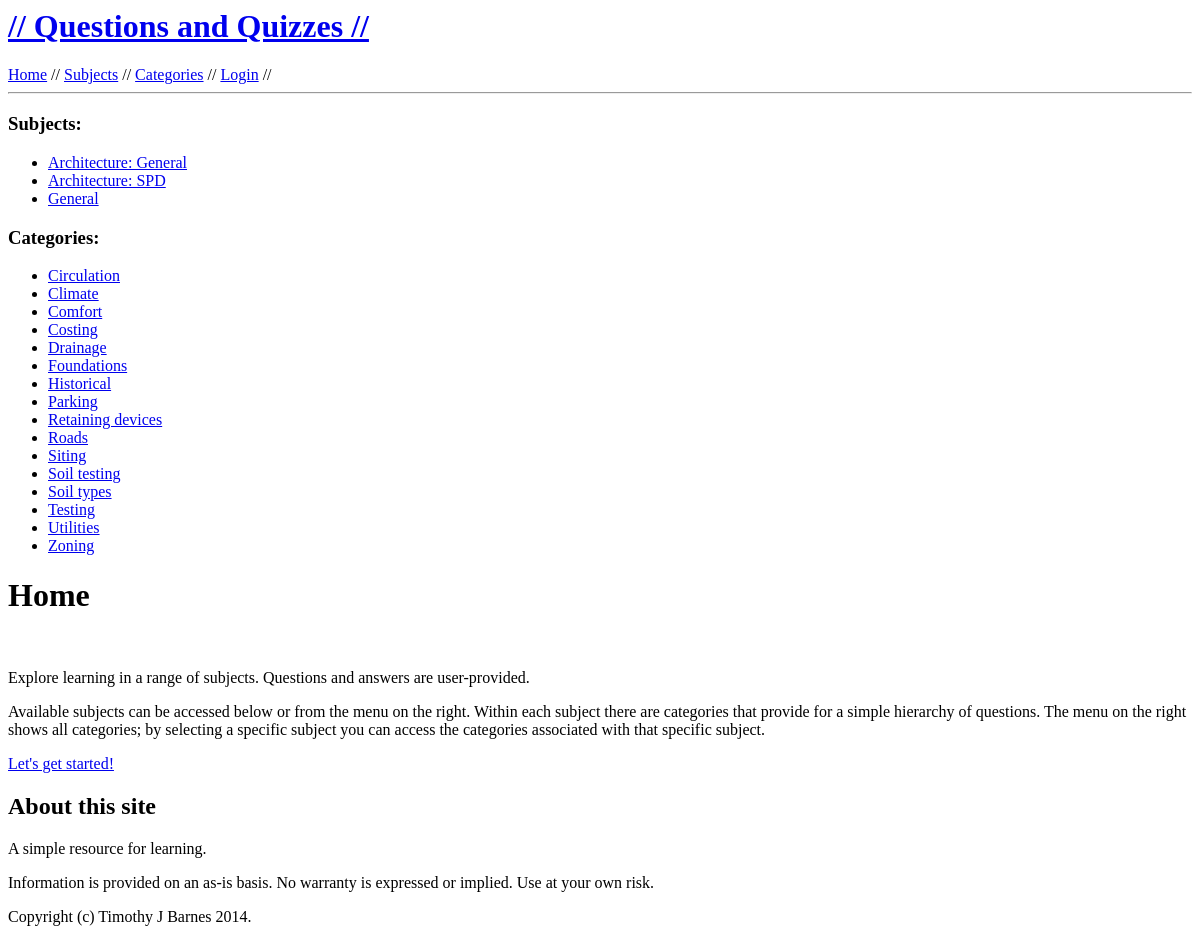
The app's page /educate/, older data.
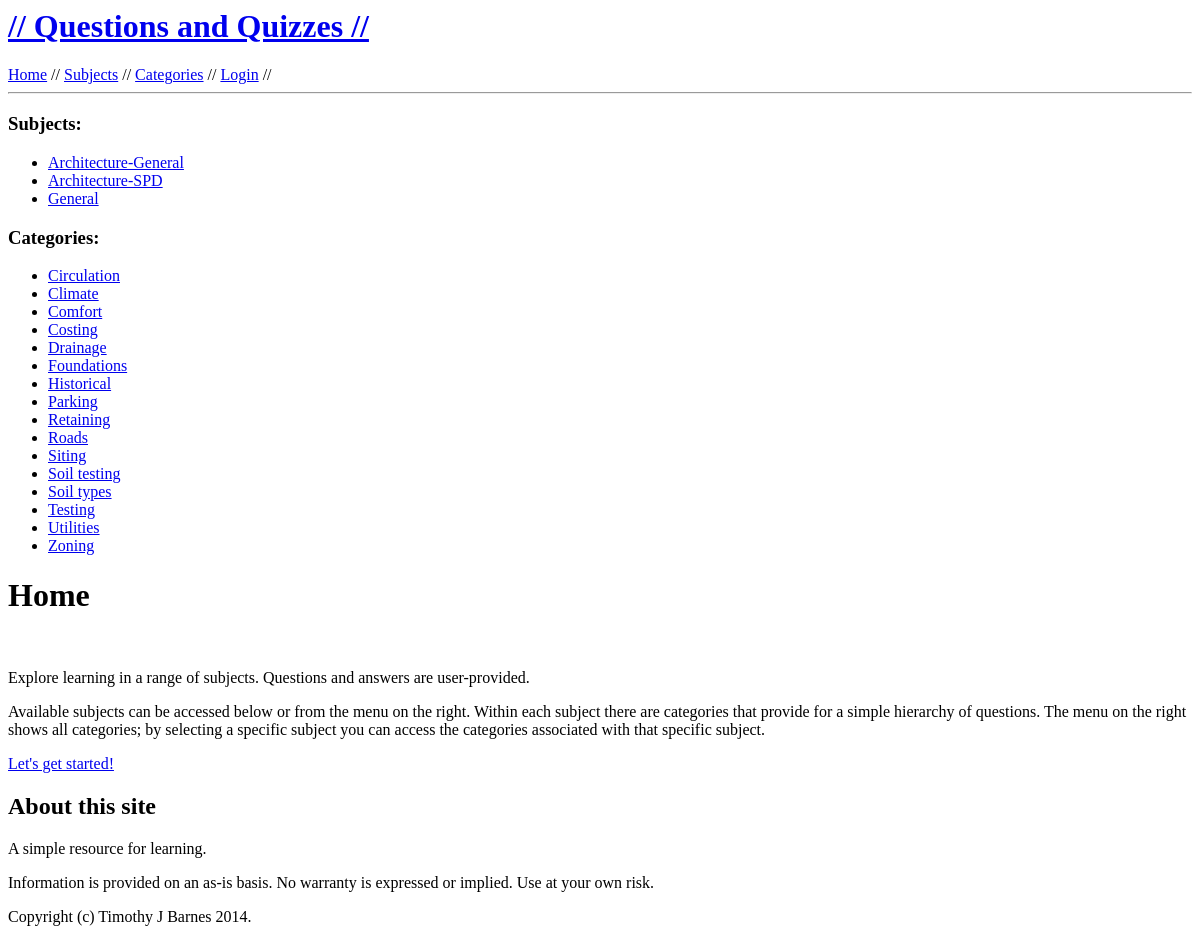
The same page, newer data.
### educate/models.py (models this page shows, shortened)
class Subject(models.Model):
    name = models.CharField(max_length=40)
    description = models.CharField(max_length=200, default='-description-')

class Category(models.Model):
    subject = models.ForeignKey(Subject)
    name = models.CharField(max_length=40)
    description = models.CharField(max_length=200, default='-description-')

### educate/views.py (the view)
def home(request):
    registered = request.user.is_authenticated()
    return render(request, 'educate/home.html',
                  {
                      'registered': registered,
                      'username': request.user.username,
                      'subject_list': Subject.objects.order_by('name'),
                      'category_list': Category.objects.order_by('name')
                  })

### educate/templates/educate/home.html (shortened to what this page needs)
{% extends "educate/base.html" %}
{% block content %}
<div id="content">
<p>Explore learning in a range of subjects. Questions and answers are user-provided.</p>
<p>Available subjects can be accessed below or from the menu on the right. Within each subject there are categories that provide for a simple hierarchy of questions. The menu on the right shows all categories; by selecting a specific subject you can access the categories associated with that specific subject.</p>
<p><a href="{% url 'all_subjects' %}">Let's get started!</a></p>
</div>
{% endblock %}

### educate/templates/educate/base.html (shortened to what this page needs)
{% load staticfiles %}
<html xmlns="http://www.w3.org/1999/xhtml" xml:lang="en" lang="en">
  <head>
    <link rel="stylesheet" type="text/css" href="{% static 'educate/educate.css' %}" />
  </head>
  <body>
    <div id="main">
      <div id="banner">
	<h1><a href="{% url 'home' %}">// Questions and Quizzes //</a></h1>
      </div>
      <div id="nav">
	{% block nav %}
	<a href="{% url 'home' %}">Home</a> //
        <a href="{% url 'all_subjects' %}">Subjects</a> //
	<a href="{% url 'all_categories' %}">Categories</a> //
	{% if registered %}
	Logged in as {{ username }} //
	<a href="/admin/">Admin</a> //
	<a href="{% url 'auth_logout' %}">Logout</a> //
	{% else %}
	<a href="{% url 'auth_login' %}">Login</a> //
	{% endif %}
	{% endblock %}
      </div>
      <hr>
      <div id="sidebar">
	<div id="menu">
	  {% block menu %}
	  {% if subject_list %}
	  <h3>Subjects:</h3>
	  <ul>
	    {% for sub in subject_list %}
	    <li><a href="{% url 'categories' sub.name %}">{{ sub.name }}</a></li>
	    {% endfor %}
	  </ul>
	  {% endif %}
	  {% if category_list %}
	  <h3>Categories:</h3>
	  <ul>
	    {% for cat in category_list %}
	    <li><a href="{% url 'questions' cat.name %}">{{ cat.name }}</a></li>
	    {% endfor %}
	  </ul>
	  {% endif %}
	  {% endblock %}
	</div>
      </div>
      <div id=content>
      {% block title %}<h1 class="pagetitle">Home</h1><br />{% endblock %}
	{% block content %}{% endblock %}
	{% block footer %}
	<div id=byline>
	  <h2>About this site</h2>
	  <p>A simple resource for learning.</p>
	  <p>Information is provided on an as-is basis. No warranty is expressed or implied. Use at your own risk.</p>
	  <p>Copyright (c) Timothy J Barnes 2014.</p>
	</div>
	{% endblock %}
      </div>
    </div>
</body>
</html>

Row changes from the older to the newer data that the page shows:
changed Subject: name "Architecture: General" → "Architecture-General"
changed Subject: name "Architecture: SPD" → "Architecture-SPD"
changed Category: name "Retaining devices" → "Retaining"
